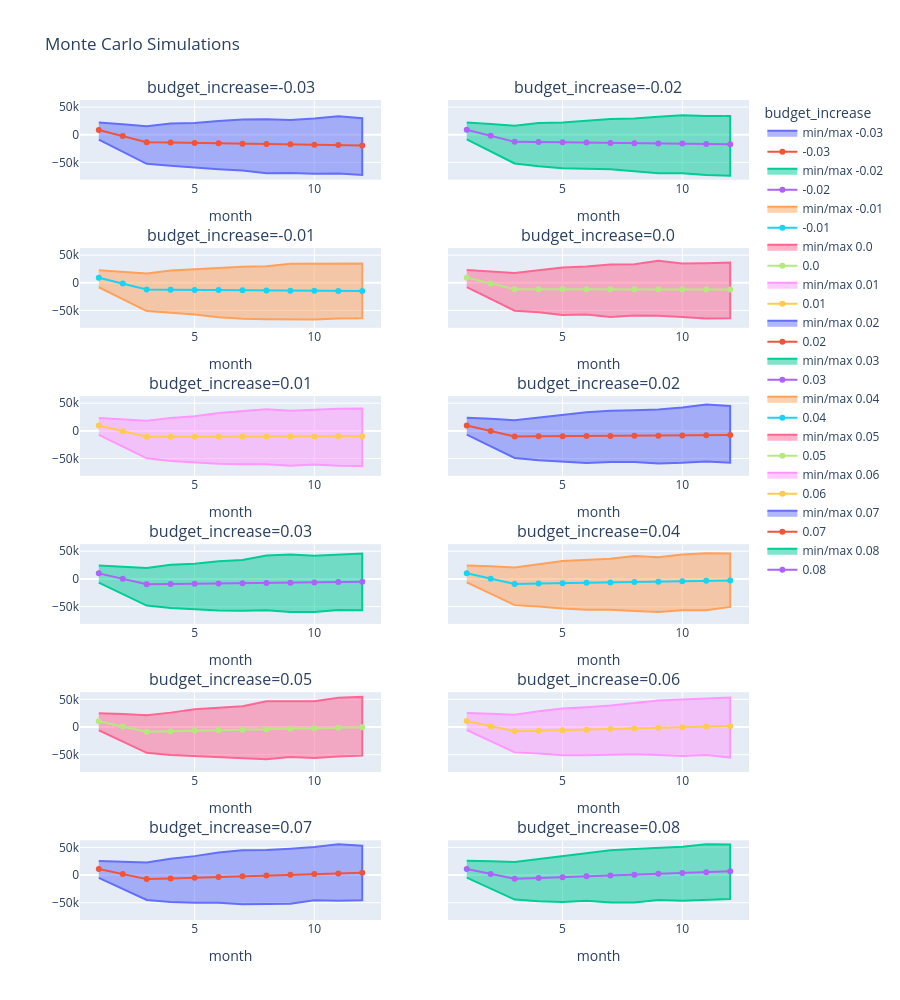

Source (notebook cell):
### Code cell
def line_charts(simulations: pl.DataFrame) -> go.Figure:
    simulations_by_month = (
        simulations.group_by("month", "budget_increase")
        .agg(
            amount_average=pl.col("amount").mean(),
            amount_min=pl.col("amount").min(),
            amount_max=pl.col("amount").max(),
        )
        .sort("budget_increase", "month")
    )

    TRENDLINE_FIG_COL_COUNT = 2

    unique_budget_increases = simulations["budget_increase"].unique()

    fig = make_subplots(
        rows=int(len(unique_budget_increases) / TRENDLINE_FIG_COL_COUNT),
        cols=TRENDLINE_FIG_COL_COUNT,
        shared_yaxes="all",
        subplot_titles=[
            f"budget_increase={budget_increase}"
            for budget_increase in unique_budget_increases
        ],
    )
    for i, budget_increase in (
        unique_budget_increases.to_frame().with_row_index().iter_rows()
    ):
        sims = simulations_by_month.filter(pl.col("budget_increase") == budget_increase)
        row = int(i / TRENDLINE_FIG_COL_COUNT) + 1
        col = i % TRENDLINE_FIG_COL_COUNT + 1
        fig.add_trace(
            go.Scatter(
                x=pl.concat([sims["month"], sims["month"].reverse()]),
                y=pl.concat([sims["amount_min"], sims["amount_max"].reverse()]),
                name=f"min/max {budget_increase}",
                fill="toself",
            ),
            row=row,
            col=col,
        )
        fig.add_trace(
            go.Scatter(x=sims["month"], y=sims["amount_average"], name=budget_increase),
            row=row,
            col=col,
        )
        fig.update_xaxes(title_text="month", row=row, col=col)
    fig.update_layout(height=1000, legend=go.layout.Legend(title="budget_increase"))
    return fig


line_charts(monte_carlo_simulations).update_layout(
    title_text="Monte Carlo Simulations"
).show()

### Figure 1 — Plotly figure (JSON) as saved in the notebook; plotly's stock layout.template omitted (floating-point values rounded to 4 significant figures)
{"data": [{"fill": "toself", "name": "min/max -0.03", "type": "scatter", "x": [1, 2, 3, 4, 5, 6, 7, 8, 9, 10, 11, 12, 12, 11, 10, 9, 8, 7, 6, 5, 4, 3, 2, 1], "xaxis": "x", "y": [-8737.0, -30660.0, -52550.0, -56110.0, -59700.0, -62440.0, -64780.0, -69360.0, -68970.0, -70600.0, -69970.0, -72530.0, 29950.0, 33500.0, 29410.0, 26860.0, 28030.0, 27640.0, 24810.0, 21430.0, 20270.0, 15390.0, 18970.0, 21980.0], "yaxis": "y"}, {"name": "-0.03", "type": "scatter", "x": [1, 2, 3, 4, 5, 6, 7, 8, 9, 10, 11, 12], "xaxis": "x", "y": [8716.0, -2398.0, -13390.0, -14070.0, -14840.0, -15450.0, -16040.0, -16640.0, -17260.0, -17840.0, -18540.0, -19240.0], "yaxis": "y"}, {"fill": "toself", "name": "min/max -0.02", "type": "scatter", "x": [1, 2, 3, 4, 5, 6, 7, 8, 9, 10, 11, 12, 12, 11, 10, 9, 8, 7, 6, 5, 4, 3, 2, 1], "xaxis": "x2", "y": [-8376.0, -30130.0, -51810.0, -57110.0, -60480.0, -61590.0, -62440.0, -65790.0, -69710.0, -69760.0, -72800.0, -74060.0, 33910.0, 33870.0, 35230.0, 32670.0, 29410.0, 28400.0, 24760.0, 22100.0, 21180.0, 16130.0, 19530.0, 22330.0], "yaxis": "y2"}, {"name": "-0.02", "type": "scatter", "x": [1, 2, 3, 4, 5, 6, 7, 8, 9, 10, 11, 12], "xaxis": "x2", "y": [9025.0, -1867.0, -12800.0, -13290.0, -13740.0, -14190.0, -14690.0, -15160.0, -15640.0, -15990.0, -16530.0, -17110.0], "yaxis": "y2"}, {"fill": "toself", "name": "min/max -0.01", "type": "scatter", "x": [1, 2, 3, 4, 5, 6, 7, 8, 9, 10, 11, 12, 12, 11, 10, 9, 8, 7, 6, 5, 4, 3, 2, 1], "xaxis": "x3", "y": [-8014.0, -29600.0, -51070.0, -54280.0, -57220.0, -62120.0, -64970.0, -66040.0, -66510.0, -66490.0, -64570.0, -64060.0, 34880.0, 34780.0, 33860.0, 34280.0, 30000.0, 29250.0, 26720.0, 23740.0, 22100.0, 16880.0, 20090.0, 22680.0], "yaxis": "y3"}, {"name": "-0.01", "type": "scatter", "x": [1, 2, 3, 4, 5, 6, 7, 8, 9, 10, 11, 12], "xaxis": "x3", "y": [9317.0, -1318.0, -12090.0, -12440.0, -12760.0, -13040.0, -13390.0, -13830.0, -14140.0, -14450.0, -14610.0, -14920.0], "yaxis": "y3"}, {"fill": "toself", "name": "min/max 0.0", "type": "scatter", "x": [1, 2, 3, 4, 5, 6, 7, 8, 9, 10, 11, 12, 12, 11, 10, 9, 8, 7, 6, 5, 4, 3, 2, 1], "xaxis": "x4", "y": [-7652.0, -29060.0, -50330.0, -53350.0, -58210.0, -57360.0, -61590.0, -59220.0, -59350.0, -61700.0, -64490.0, -63920.0, 36730.0, 35480.0, 35080.0, 39720.0, 33700.0, 33030.0, 29680.0, 27870.0, 23020.0, 17620.0, 20650.0, 23030.0], "yaxis": "y4"}, {"name": "0.0", "type": "scatter", "x": [1, 2, 3, 4, 5, 6, 7, 8, 9, 10, 11, 12], "xaxis": "x4", "y": [9387.0, -1080.0, -11520.0, -11590.0, -11660.0, -11720.0, -11730.0, -11760.0, -11770.0, -11920.0, -12070.0, -12170.0], "yaxis": "y4"}, {"fill": "toself", "name": "min/max 0.01", "type": "scatter", "x": [1, 2, 3, 4, 5, 6, 7, 8, 9, 10, 11, 12, 12, 11, 10, 9, 8, 7, 6, 5, 4, 3, 2, 1], "xaxis": "x5", "y": [-7291.0, -28530.0, -49590.0, -54250.0, -56970.0, -59490.0, -60150.0, -60440.0, -63260.0, -60880.0, -63090.0, -63570.0, 40610.0, 40190.0, 38370.0, 36570.0, 39290.0, 35370.0, 32180.0, 26610.0, 23470.0, 18370.0, 21210.0, 23380.0], "yaxis": "y5"}, {"name": "0.01", "type": "scatter", "x": [1, 2, 3, 4, 5, 6, 7, 8, 9, 10, 11, 12], "xaxis": "x5", "y": [9657.0, -574.1, -10780.0, -10780.0, -10590.0, -10470.0, -10330.0, -10280.0, -10110.0, -9982.0, -9867.0, -9756.0], "yaxis": "y5"}, {"fill": "toself", "name": "min/max 0.02", "type": "scatter", "x": [1, 2, 3, 4, 5, 6, 7, 8, 9, 10, 11, 12, 12, 11, 10, 9, 8, 7, 6, 5, 4, 3, 2, 1], "xaxis": "x6", "y": [-6929.0, -28000.0, -48860.0, -53290.0, -55960.0, -58260.0, -56280.0, -56330.0, -58840.0, -57770.0, -55290.0, -57600.0, 44990.0, 47620.0, 42250.0, 38520.0, 37350.0, 36420.0, 33550.0, 28950.0, 24860.0, 19110.0, 21780.0, 23730.0], "yaxis": "y6"}, {"name": "0.02", "type": "scatter", "x": [1, 2, 3, 4, 5, 6, 7, 8, 9, 10, 11, 12], "xaxis": "x6", "y": [9867.0, -197.1, -10280.0, -9925.0, -9775.0, -9451.0, -9174.0, -8919.0, -8592.0, -8220.0, -7870.0, -7639.0], "yaxis": "y6"}, {"fill": "toself", "name": "min/max 0.03", "type": "scatter", "x": [1, 2, 3, 4, 5, 6, 7, 8, 9, 10, 11, 12, 12, 11, 10, 9, 8, 7, 6, 5, 4, 3, 2, 1], "xaxis": "x7", "y": [-6567.0, -27470.0, -48120.0, -52340.0, -54640.0, -57120.0, -57390.0, -56700.0, -59710.0, -59680.0, -56310.0, -56490.0, 45900.0, 44120.0, 41860.0, 43980.0, 42210.0, 34140.0, 31990.0, 27620.0, 25470.0, 19850.0, 22340.0, 24080.0], "yaxis": "y7"}, {"name": "0.03", "type": "scatter", "x": [1, 2, 3, 4, 5, 6, 7, 8, 9, 10, 11, 12], "xaxis": "x7", "y": [10080.0, 215.0, -9747.0, -9236.0, -8765.0, -8337.0, -7863.0, -7342.0, -6804.0, -6315.0, -5643.0, -5080.0], "yaxis": "y7"}, {"fill": "toself", "name": "min/max 0.04", "type": "scatter", "x": [1, 2, 3, 4, 5, 6, 7, 8, 9, 10, 11, 12, 12, 11, 10, 9, 8, 7, 6, 5, 4, 3, 2, 1], "xaxis": "x8", "y": [-6206.0, -26940.0, -47380.0, -49690.0, -53480.0, -55630.0, -55550.0, -57910.0, -59840.0, -56410.0, -56470.0, -50730.0, 45960.0, 46270.0, 44080.0, 39210.0, 41450.0, 36550.0, 34050.0, 32560.0, 26690.0, 20600.0, 22900.0, 24430.0], "yaxis": "y8"}, {"name": "0.04", "type": "scatter", "x": [1, 2, 3, 4, 5, 6, 7, 8, 9, 10, 11, 12], "xaxis": "x8", "y": [10220.0, 476.9, -9121.0, -8474.0, -7711.0, -7000.0, -6369.0, -5666.0, -4901.0, -4150.0, -3377.0, -2696.0], "yaxis": "y8"}, {"fill": "toself", "name": "min/max 0.05", "type": "scatter", "x": [1, 2, 3, 4, 5, 6, 7, 8, 9, 10, 11, 12, 12, 11, 10, 9, 8, 7, 6, 5, 4, 3, 2, 1], "xaxis": "x9", "y": [-5844.0, -26400.0, -46640.0, -50430.0, -52310.0, -54050.0, -56090.0, -58230.0, -54190.0, -56000.0, -53440.0, -51800.0, 54390.0, 52750.0, 46480.0, 46770.0, 46630.0, 37540.0, 35270.0, 32210.0, 25940.0, 21340.0, 23460.0, 24780.0], "yaxis": "y9"}, {"name": "0.05", "type": "scatter", "x": [1, 2, 3, 4, 5, 6, 7, 8, 9, 10, 11, 12], "xaxis": "x9", "y": [10400.0, 1058.0, -8451.0, -7549.0, -6507.0, -5684.0, -4884.0, -3977.0, -3095.0, -2183.0, -1166.0, -273.4], "yaxis": "y9"}, {"fill": "toself", "name": "min/max 0.06", "type": "scatter", "x": [1, 2, 3, 4, 5, 6, 7, 8, 9, 10, 11, 12, 12, 11, 10, 9, 8, 7, 6, 5, 4, 3, 2, 1], "xaxis": "x10", "y": [-5482.0, -25870.0, -45900.0, -47860.0, -51050.0, -51000.0, -49680.0, -49120.0, -50520.0, -52350.0, -50830.0, -55210.0, 53230.0, 50960.0, 49480.0, 47970.0, 42660.0, 38650.0, 35720.0, 33300.0, 28470.0, 22090.0, 24020.0, 25140.0], "yaxis": "y10"}, {"name": "0.06", "type": "scatter", "x": [1, 2, 3, 4, 5, 6, 7, 8, 9, 10, 11, 12], "xaxis": "x10", "y": [10640.0, 1349.0, -7837.0, -6746.0, -5700.0, -4818.0, -3696.0, -2583.0, -1447.0, -316.6, 777.0, 1857.0], "yaxis": "y10"}, {"fill": "toself", "name": "min/max 0.07", "type": "scatter", "x": [1, 2, 3, 4, 5, 6, 7, 8, 9, 10, 11, 12, 12, 11, 10, 9, 8, 7, 6, 5, 4, 3, 2, 1], "xaxis": "x11", "y": [-5121.0, -25340.0, -45160.0, -48530.0, -49980.0, -49990.0, -52970.0, -52430.0, -52010.0, -45780.0, -46610.0, -45660.0, 52880.0, 55640.0, 50490.0, 47690.0, 45250.0, 44620.0, 40820.0, 34200.0, 29470.0, 22830.0, 24580.0, 25490.0], "yaxis": "y11"}, {"name": "0.07", "type": "scatter", "x": [1, 2, 3, 4, 5, 6, 7, 8, 9, 10, 11, 12], "xaxis": "x11", "y": [10930.0, 1815.0, -7342.0, -6138.0, -4865.0, -3505.0, -2212.0, -903.9, 409.4, 1736.0, 2967.0, 4256.0], "yaxis": "y11"}, {"fill": "toself", "name": "min/max 0.08", "type": "scatter", "x": [1, 2, 3, 4, 5, 6, 7, 8, 9, 10, 11, 12, 12, 11, 10, 9, 8, 7, 6, 5, 4, 3, 2, 1], "xaxis": "x12", "y": [-4759.0, -24810.0, -44420.0, -47570.0, -48820.0, -46500.0, -49680.0, -49530.0, -45030.0, -46500.0, -44320.0, -43150.0, 55370.0, 55640.0, 51300.0, 49690.0, 47080.0, 44980.0, 39760.0, 33600.0, 28690.0, 23580.0, 25150.0, 25840.0], "yaxis": "y12"}, {"name": "0.08", "type": "scatter", "x": [1, 2, 3, 4, 5, 6, 7, 8, 9, 10, 11, 12], "xaxis": "x12", "y": [11060.0, 2048.0, -6810.0, -5360.0, -3954.0, -2299.0, -778.3, 721.6, 2155.0, 3623.0, 5090.0, 6645.0], "yaxis": "y12"}], "layout": {"annotations": [{"font": {"size": 16}, "showarrow": false, "text": "budget_increase=-0.03", "x": 0.225, "xanchor": "center", "xref": "paper", "y": 1.0, "yanchor": "bottom", "yref": "paper"}, {"font": {"size": 16}, "showarrow": false, "text": "budget_increase=-0.02", "x": 0.775, "xanchor": "center", "xref": "paper", "y": 1.0, "yanchor": "bottom", "yref": "paper"}, {"font": {"size": 16}, "showarrow": false, "text": "budget_increase=-0.01", "x": 0.225, "xanchor": "center", "xref": "paper", "y": 0.8194, "yanchor": "bottom", "yref": "paper"}, {"font": {"size": 16}, "showarrow": false, "text": "budget_increase=0.0", "x": 0.775, "xanchor": "center", "xref": "paper", "y": 0.8194, "yanchor": "bottom", "yref": "paper"}, {"font": {"size": 16}, "showarrow": false, "text": "budget_increase=0.01", "x": 0.225, "xanchor": "center", "xref": "paper", "y": 0.6389, "yanchor": "bottom", "yref": "paper"}, {"font": {"size": 16}, "showarrow": false, "text": "budget_increase=0.02", "x": 0.775, "xanchor": "center", "xref": "paper", "y": 0.6389, "yanchor": "bottom", "yref": "paper"}, {"font": {"size": 16}, "showarrow": false, "text": "budget_increase=0.03", "x": 0.225, "xanchor": "center", "xref": "paper", "y": 0.4583, "yanchor": "bottom", "yref": "paper"}, {"font": {"size": 16}, "showarrow": false, "text": "budget_increase=0.04", "x": 0.775, "xanchor": "center", "xref": "paper", "y": 0.4583, "yanchor": "bottom", "yref": "paper"}, {"font": {"size": 16}, "showarrow": false, "text": "budget_increase=0.05", "x": 0.225, "xanchor": "center", "xref": "paper", "y": 0.2778, "yanchor": "bottom", "yref": "paper"}, {"font": {"size": 16}, "showarrow": false, "text": "budget_increase=0.06", "x": 0.775, "xanchor": "center", "xref": "paper", "y": 0.2778, "yanchor": "bottom", "yref": "paper"}, {"font": {"size": 16}, "showarrow": false, "text": "budget_increase=0.07", "x": 0.225, "xanchor": "center", "xref": "paper", "y": 0.09722, "yanchor": "bottom", "yref": "paper"}, {"font": {"size": 16}, "showarrow": false, "text": "budget_increase=0.08", "x": 0.775, "xanchor": "center", "xref": "paper", "y": 0.09722, "yanchor": "bottom", "yref": "paper"}], "height": 1000, "legend": {"title": {"text": "budget_increase"}}, "title": {"text": "Monte Carlo Simulations"}, "xaxis": {"anchor": "y", "domain": [0, 0.45], "title": {"text": "month"}}, "xaxis10": {"anchor": "y10", "domain": [0.55, 1], "title": {"text": "month"}}, "xaxis11": {"anchor": "y11", "domain": [0, 0.45], "title": {"text": "month"}}, "xaxis12": {"anchor": "y12", "domain": [0.55, 1], "title": {"text": "month"}}, "xaxis2": {"anchor": "y2", "domain": [0.55, 1], "title": {"text": "month"}}, "xaxis3": {"anchor": "y3", "domain": [0, 0.45], "title": {"text": "month"}}, "xaxis4": {"anchor": "y4", "domain": [0.55, 1], "title": {"text": "month"}}, "xaxis5": {"anchor": "y5", "domain": [0, 0.45], "title": {"text": "month"}}, "xaxis6": {"anchor": "y6", "domain": [0.55, 1], "title": {"text": "month"}}, "xaxis7": {"anchor": "y7", "domain": [0, 0.45], "title": {"text": "month"}}, "xaxis8": {"anchor": "y8", "domain": [0.55, 1], "title": {"text": "month"}}, "xaxis9": {"anchor": "y9", "domain": [0, 0.45], "title": {"text": "month"}}, "yaxis": {"anchor": "x", "domain": [0.9028, 1.0], "matches": "y11"}, "yaxis10": {"anchor": "x10", "domain": [0.1806, 0.2778], "matches": "y11", "showticklabels": false}, "yaxis11": {"anchor": "x11", "domain": [0, 0.09722]}, "yaxis12": {"anchor": "x12", "domain": [0, 0.09722], "matches": "y11", "showticklabels": false}, "yaxis2": {"anchor": "x2", "domain": [0.9028, 1.0], "matches": "y11", "showticklabels": false}, "yaxis3": {"anchor": "x3", "domain": [0.7222, 0.8194], "matches": "y11"}, "yaxis4": {"anchor": "x4", "domain": [0.7222, 0.8194], "matches": "y11", "showticklabels": false}, "yaxis5": {"anchor": "x5", "domain": [0.5417, 0.6389], "matches": "y11"}, "yaxis6": {"anchor": "x6", "domain": [0.5417, 0.6389], "matches": "y11", "showticklabels": false}, "yaxis7": {"anchor": "x7", "domain": [0.3611, 0.4583], "matches": "y11"}, "yaxis8": {"anchor": "x8", "domain": [0.3611, 0.4583], "matches": "y11", "showticklabels": false}, "yaxis9": {"anchor": "x9", "domain": [0.1806, 0.2778], "matches": "y11"}}}
